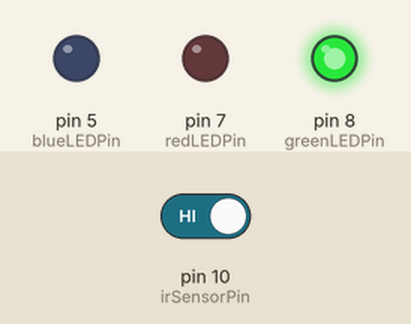
Recording of a sketch running on a simulated Arduino Uno, built with avr-gcc and run on an emulated ATmega328P. Parts: output pins drawn as LEDs (lit = HIGH). Inputs (shaded band) come from the test bench; at power-on: pin 10 (irSensorPin) HIGH. What the sketch prints to the serial monitor is not drawn.

Above: at 1.2 s.
1.3 s: pin 10 (irSensorPin) driven LOW
At 2.3 s:
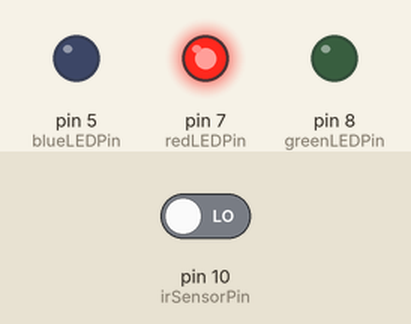
4.3 s: pin 10 (irSensorPin) driven HIGH
At 6.6 s:
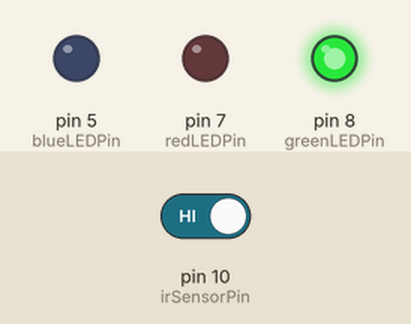
Timing chart, 0 to 8.1 s (numbered marks = the images above; inputs shaded):
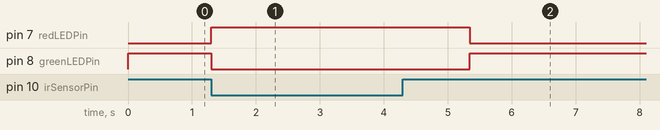

The sketch:

main.ino
```cpp
#include <Servo.h>

// Pin definitions
const int greenLEDPin = 8;     // Pin for Green LED
const int redLEDPin = 7;       // Pin for Red LED
const int blueLEDPin = 5;      // Pin for Blue LED
const int irSensorPin = 10;    // Digital pin for IR sensor

// Timing
const int waitTime = 2000;     // Wait time in milliseconds (2 seconds)

bool isSystemActive = false;   // Flag to track if system is running

void setup() {
  Serial.begin(9600);           // Initialize serial communication for debugging
  pinMode(greenLEDPin, OUTPUT); // Set green LED as output
  pinMode(redLEDPin, OUTPUT);   // Set red LED as output
  pinMode(blueLEDPin, OUTPUT);  // Set blue LED as output
  pinMode(irSensorPin, INPUT);  // Set IR sensor as input

  // Start with Green LED on (system ready)
  digitalWrite(greenLEDPin, HIGH);
  digitalWrite(redLEDPin, LOW);
  digitalWrite(blueLEDPin, LOW);
}

void loop() {
  // Read IR sensor
  int irValue = digitalRead(irSensorPin);
  Serial.println(irValue);        // Print IR value for debugging

  // Check if IR sensor detects object and system isn't already active
  if (irValue == LOW && !isSystemActive) {  // Most IR sensors output LOW when detecting
    isSystemActive = true;        // Set flag to prevent multiple activations

    // Start the sequence
    digitalWrite(greenLEDPin, LOW);   // Turn off Green LED
    digitalWrite(redLEDPin, HIGH);    // Turn on Red LED

    Serial.println("Object detected! Starting sequence."); // Print message

    delay(waitTime);  // Wait for specified time

    // Reset everything
    digitalWrite(greenLEDPin, HIGH);   // Turn on Green LED
    digitalWrite(redLEDPin, LOW);      // Turn off Red LED

    isSystemActive = false;            // Reset system active flag
  }
}
```

Measured:
- after the input at 1.3 s, pin 7 (redLEDPin): LOW → HIGH at once; pin 8 (greenLEDPin): HIGH → LOW at once
- after the input at 4.3 s, pin 7 (redLEDPin): HIGH → LOW after 1.0 s; pin 8 (greenLEDPin): LOW → HIGH after 1.0 s
